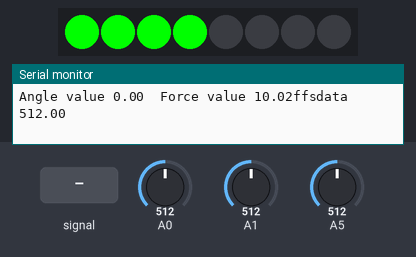
The sketch below on a simulated Arduino Uno, built with avr-gcc and run on an emulated ATmega328P. Parts: 8 RGB LEDs in strip order, left to right, the last lines printed to the serial monitor. The inputs (shaded band) are chosen by the test bench; at power-on: A0 = 512, A5 = 512, A1 = 512.

Above: at 1.2 s.
1.3 s: A5 fed a 200 Hz sine of ±460 counts around its level
At 2.3 s:
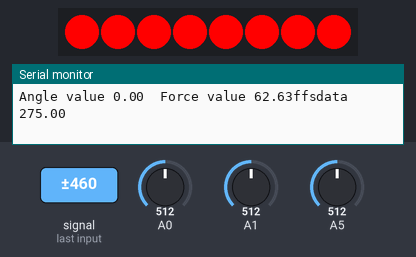
4.3 s: A0 set to 499
At 6.28 s:
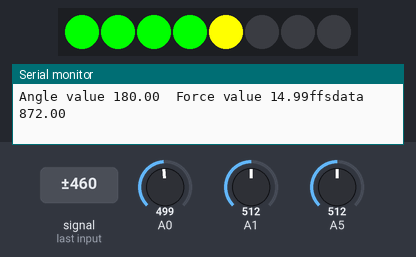
7.3 s: A5 set to 900
At 7.4 s:
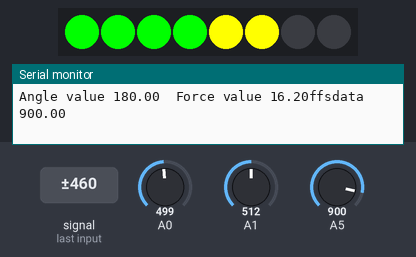
8.9 s: A5 set to 727
10.6 s: A5 set to 698
At 11.7 s:
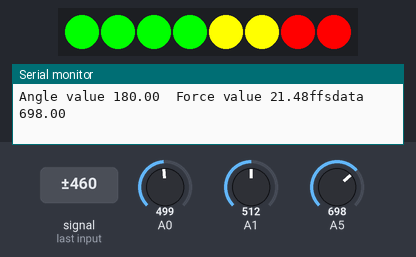
12.4 s: A5 set to 716
At 14.2 s:
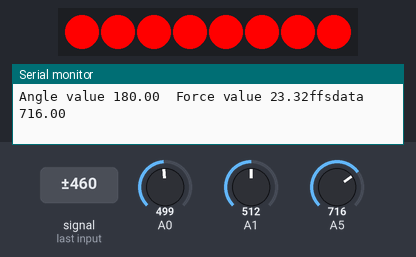
Timing chart, 0 to 15.4 s (numbered marks = the images above; inputs shaded):
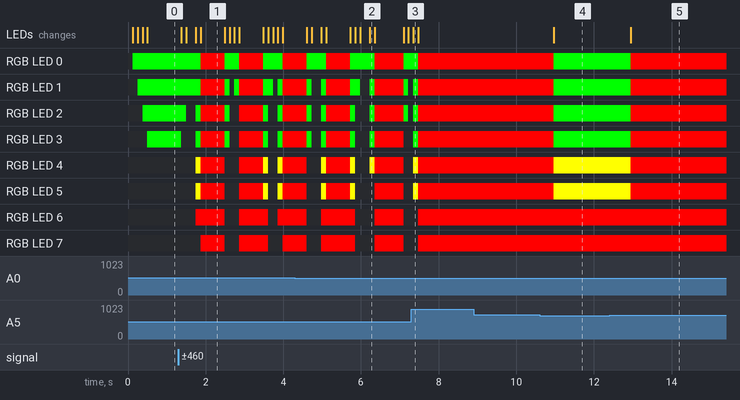

The sketch:

Force_Sensor_Code.ino
```cpp
#define WINDOW_SIZE 5
int INDEX = 0;
float SUM_Angle = 0;
float READINGS_Angle[WINDOW_SIZE];
float AVERAGED_Angle = 0;
float SUM_Force = 0;
float READINGS_Force[WINDOW_SIZE];
float AVERAGED_Force = 0;

int AATsin = 0;
int AATcos = 0;
float AATangle = 0.0;
int n = 0 ;
int i = 0 ;

float cf = 8.6; // calibration factor
float ffsdata = 0;
int offset = 0; // offset value
float ffs_V;
float ffs_R;
float ffs_C;
float Force;

#include <Adafruit_NeoPixel.h>
#define PIN 6
#define NUMPIXELS 8 // Popular NeoPixel size
Adafruit_NeoPixel pixels(NUMPIXELS, PIN, NEO_GRB + NEO_KHZ800);
int onBits = 0;
float maxValue = 20; // warning value

void setup() {
  Serial.begin (115200);
  pixels.begin(); // INITIALIZE NeoPixel strip object (REQUIRED)
}

void loop() {
  AATsin = analogRead(0) - 512;
  AATcos = analogRead(1) - 512;
  AATangle = (atan2(AATcos, AATsin) / (3.1416)) * 180.0;

  ffsdata = analogRead(5);
  ffs_V = ffsdata * 5.0 / 1023.0;
  ffs_R = 10 * (5 / ffs_V - 1.0);
  ffs_C = 1.0 / ffs_R;
  Force = (ffs_C * 100) + 0;

  if (n == 0) {
    SUM_Angle -= READINGS_Angle[INDEX];
    SUM_Force -= READINGS_Force[INDEX];
    READINGS_Angle[INDEX] = AATangle;
    READINGS_Force[INDEX] = Force;
    SUM_Angle += AATangle;
    SUM_Force += Force;
    INDEX = (INDEX + 1) % WINDOW_SIZE;
    AVERAGED_Angle = SUM_Angle / WINDOW_SIZE;
    AVERAGED_Force = SUM_Force / WINDOW_SIZE;
    Serial.print("Angle value ");
    Serial.print(AVERAGED_Angle);
    Serial.print("  ");
    Serial.print("Force value ");
    Serial.print(AVERAGED_Force);
    Serial.print("ffsdata ");
    Serial.println(ffsdata);
    pixels.clear(); // Set all pixel colors to 'off'
    onBits = (int) (AVERAGED_Force) / maxValue * NUMPIXELS;
    if (onBits > 8) {
      for (int i = 0; i < 8; i++) { // For each pixel...
        pixels.setPixelColor(i, pixels.Color(254, 0 , 0));
      }
    } else {
      switch (onBits) {
        case 8:
          pixels.setPixelColor(7, pixels.Color(254, 0 , 0));
        case 7:
          pixels.setPixelColor(6, pixels.Color(254, 0 , 0));
        case 6:
          pixels.setPixelColor(5, pixels.Color(254, 254 , 0));
        case 5:
          pixels.setPixelColor(4, pixels.Color(254, 254 , 0));
        case 4:
          pixels.setPixelColor(3, pixels.Color(0, 254 , 0));
        case 3:
          pixels.setPixelColor(2, pixels.Color(0, 254 , 0));
        case 2:
          pixels.setPixelColor(1, pixels.Color(0, 254 , 0));
        case 1:
          pixels.setPixelColor(0, pixels.Color(0, 254 , 0));
      }
    }
    pixels.show();   // Send the updated pixel colors to the hardware.
  }
n++;
n %= 200;
}
```

Measured:
- the behaviour switches between 512 and 511 on A0 (found by bisection; images 1 and 2)
- the behaviour switches between 714 and 713 on A5 (found by bisection; images 3 and 4)
- after the input at 1.3 s, RGB LED 0: goes RGB(254, 0, 0) 0.62 s, RGB(0, 254, 0) 0.37 s, RGB(254, 0, 0) 0.62 s, RGB(0, 254, 0) 0.50 s, then RGB(254, 0, 0), starting after 0.57 s; RGB LED 1: RGB(0, 254, 0) → RGB(254, 0, 0) after 0.57 s, → RGB(0, 254, 0) 0.62 s later, → off 0.12 s later, → RGB(0, 254, 0) 0.12 s later, … (9 changes in this stretch)
- after the input at 7.3 s, the LEDs: change at once (image 3)
- after the input at 10.6 s, RGB LED 0–3: RGB(254, 0, 0) → RGB(0, 254, 0) after 0.36 s; RGB LED 4, RGB LED 5: RGB(254, 0, 0) → RGB(254, 254, 0) after 0.36 s; the LEDs: change after 0.36 s (image 4)
- after the input at 12.4 s, RGB LED 0–3: RGB(0, 254, 0) → RGB(254, 0, 0) after 0.55 s; RGB LED 4, RGB LED 5: RGB(254, 254, 0) → RGB(254, 0, 0) after 0.55 s; the LEDs: change after 0.55 s (image 5)
- what the display in image 1 shows lasts 0.6 s, from 1.9 s to 2.5 s
